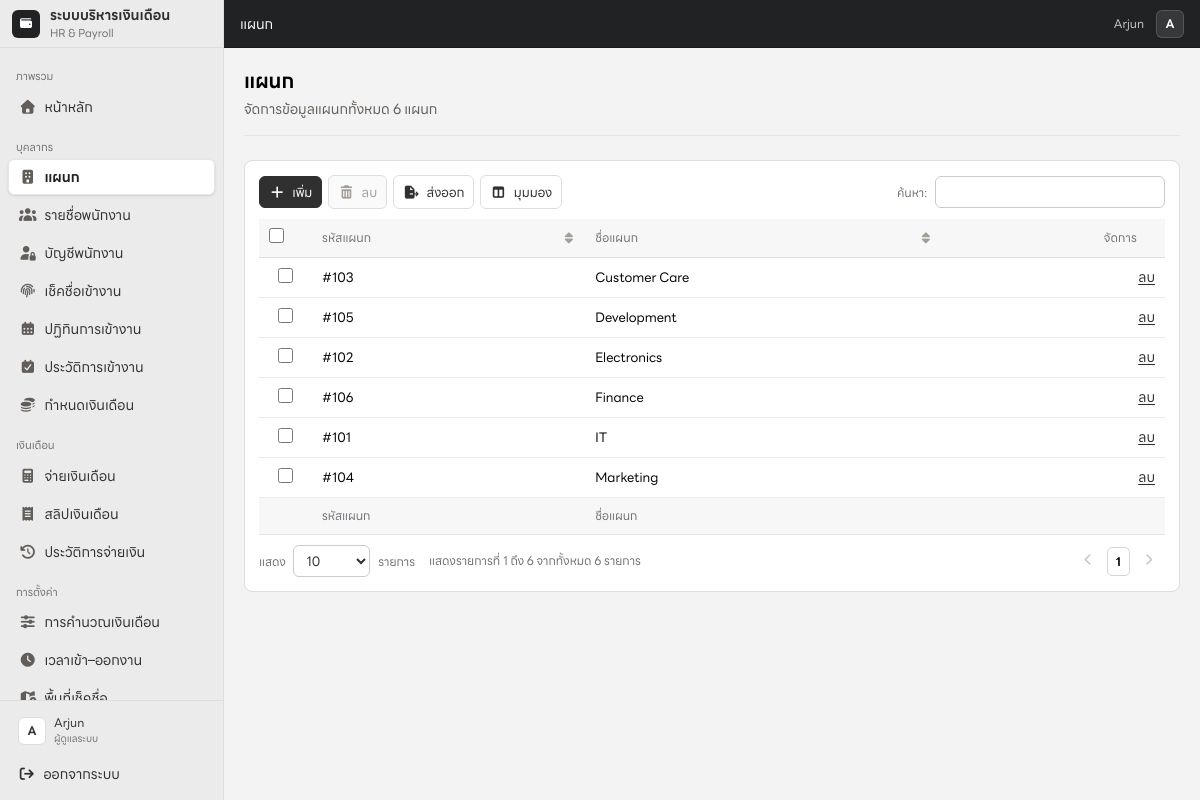
The page /department (signed in) on the database its author committed.
### tables this page shows
CREATE TABLE IF NOT EXISTS `department` (
  `Depart_id` int(11) NOT NULL,
  `Depart_name` varchar(45) DEFAULT NULL,
  PRIMARY KEY (`Depart_id`),
  UNIQUE KEY `Depart_name` (`Depart_name`)
);

### lib/auth.php (called while the page is built, shortened)
<?php
function authIsLoggedIn(): bool
{
    return isset($_SESSION['username']) && trim((string) $_SESSION['username']) !== '';
}
function authRole(): string
{
    return ($_SESSION['auth_role'] ?? 'admin') === 'employee' ? 'employee' : 'admin';
}
function authIsEmployee(): bool
{
    return authRole() === 'employee';
}
function authDisplayName(): string
{
    return trim((string) ($_SESSION['display_name'] ?? $_SESSION['username'] ?? 'ผู้ใช้งาน'));
}

### pages/department.php (the view, shortened to what this page needs)
<?php
$title = "แผนก - ระบบบริหารเงินเดือน";
require_once __DIR__ . '/../lib/db.php';
$query = "SELECT * FROM department";
$result = mysqli_query($connection, $query);
$departments = [];
while ($row = mysqli_fetch_assoc($result)) {
    $departments[] = $row;
}
?>
<div class="space-y-5 sm:space-y-6 min-w-0">
    <div class="flex flex-col gap-3 sm:flex-row sm:items-end sm:justify-between pb-4 border-b border-[#e6e6e6]">
        <div class="min-w-0">
            <h1 class="text-[22px] sm:text-[26px] font-bold text-[#000000] tracking-[-0.625px]">แผนก</h1>
            <p class="text-[14px] sm:text-[15px] text-[#615d59] mt-1">จัดการข้อมูลแผนกทั้งหมด <?= count($departments) ?> แผนก</p>
        </div>
    </div>
    <div class="hidden md:block bg-[#ffffff] rounded-[12px] border border-[#e6e6e6] overflow-hidden">
        <div class="min-w-0">
            <table class="js-data-table w-full text-left text-[15px] text-[#000000]" data-create-url="/department/add" data-export-name="ข้อมูลแผนก">
                <thead class="bg-[#f6f5f4] border-b border-[#e6e6e6]">
                    <tr>
                        <th scope="col" class="px-4 py-3 text-[12px] font-semibold tracking-[0.125px] text-[#615d59]">รหัสแผนก</th>
                        <th scope="col" class="px-4 py-3 text-[12px] font-semibold tracking-[0.125px] text-[#615d59]">ชื่อแผนก</th>
                        <th scope="col" class="px-4 py-3 text-[12px] font-semibold tracking-[0.125px] text-[#615d59] text-right">จัดการ</th>
                    </tr>
                </thead>
                <tbody class="divide-y divide-[#e6e6e6]">
                    <?php if ($departments): ?>
                        <?php foreach ($departments as $row): ?>
                            <tr class="hover:bg-[#f6f5f4] transition-colors">
                                <td class="px-4 py-3 font-medium">#<?= htmlspecialchars($row['Depart_id']) ?></td>
                                <td class="px-4 py-3"><?= htmlspecialchars($row['Depart_name']) ?></td>
                                <td class="px-4 py-3 text-right">
                                    <a href="/department/delete?id=<?= urlencode($row['Depart_id']) ?>" hx-boost="false" class="js-delete-link text-[#31302e] hover:text-red-600 font-medium text-[15px] underline underline-offset-2" data-record="<?= htmlspecialchars($row['Depart_name']) ?>">
                                        ลบ
                                    </a>
                                </td>
                            </tr>
                        <?php endforeach; ?>
                    <?php else: ?>
                        <tr>
                            <td colspan="3" class="px-4 py-8 text-center text-[#615d59]">ไม่พบข้อมูลแผนก</td>
                        </tr>
                    <?php endif; ?>
                </tbody>
            </table>
        </div>
    </div>
</div>

### index.php (shortened to what this page needs)
<?php
require_once __DIR__ . '/lib/auth.php';
$title = "ระบบบริหารเงินเดือนและบุคลากร";
$routes = [
    '/'                     => __DIR__ . '/pages/home.php',
    '/login'                => __DIR__ . '/pages/login.php',
    '/logout'               => __DIR__ . '/pages/logout.php',
    '/department'           => __DIR__ . '/pages/department.php',
    '/department/add'       => __DIR__ . '/pages/department_add.php',
    '/department/delete'    => __DIR__ . '/pages/department_delete.php',
    '/employee'             => __DIR__ . '/pages/employee.php',
    '/employee/add'         => __DIR__ . '/pages/employee_add.php',
    '/employee/update'      => __DIR__ . '/pages/employee_update.php',
    '/employee/delete'      => __DIR__ . '/pages/employee_delete.php',
    '/employee/setsalary'   => __DIR__ . '/pages/employee_setsalary.php',
    '/employee/payment'     => __DIR__ . '/pages/employee_payment.php',
    '/employee/payslip'     => __DIR__ . '/pages/employee_payslip.php',
    '/employee/payhistory'  => __DIR__ . '/pages/employee_payhistory.php',
    '/employee/accounts'    => __DIR__ . '/pages/employee_accounts.php',
    '/attendance'           => __DIR__ . '/pages/attendance.php',
    '/attendance/calendar'  => __DIR__ . '/pages/attendance_calendar.php',
    '/attendance/history'   => __DIR__ . '/pages/attendance_history.php',
    '/settings/payroll'     => __DIR__ . '/pages/payroll_settings.php',
    '/settings/attendance'  => __DIR__ . '/pages/attendance_settings.php',
    '/settings/attendance/location' => __DIR__ . '/pages/attendance_location_settings.php',
    '/admin/accounts'       => __DIR__ . '/pages/admin_accounts.php',
    '/admin/accounts/delete'=> __DIR__ . '/pages/admin_accounts_delete.php',
    '/admin/password'       => __DIR__ . '/pages/admin_password.php',
    '/me'                   => __DIR__ . '/pages/me.php',
    '/me/attendance'        => __DIR__ . '/pages/me_attendance.php',
    '/me/payhistory'        => __DIR__ . '/pages/me_payhistory.php',
    '/me/password'          => __DIR__ . '/pages/me_password.php',
];
$path = parse_url($_SERVER['REQUEST_URI'], PHP_URL_PATH);
$path = rtrim($path, '/');
foreach ($routes as $route => $file) {
    if ($path === $route) {
        require $file;
        $content = ob_get_clean();
        require __DIR__ . '/layouts/app.php';
        exit;
    }
}
require __DIR__ . '/pages/404.php';
$content = ob_get_clean();
require __DIR__ . '/layouts/app.php';

### layouts/app.php (shortened to what this page needs)
<?php
$pageLabel = trim(explode(' - ', $title ?? 'ระบบบริหารเงินเดือน')[0]);
$isEmployeePortal = authIsEmployee();
$currentUserName = authDisplayName();
$currentUserRole = $isEmployeePortal ? 'พนักงาน' : 'ผู้ดูแลระบบ';
?>
<!DOCTYPE html>
<html lang="th">
<head>
    <link href="https://cdn.jsdelivr.net/npm/chartist@1.5.0/dist/index.min.css" rel="stylesheet">
    <link rel="stylesheet" href="https://cdnjs.cloudflare.com/ajax/libs/font-awesome/7.3.1/css/all.min.css" />
    <link rel="stylesheet" href="/lib/admin.css">
</head>
<body class="bg-[#f6f5f4] text-[#000000] tracking-tight antialiased overflow-x-hidden">
    <?php if (isset($_SESSION['username']) && $path !== '/login'): ?>
        <div id="app-shell"
             class="flex min-h-screen max-w-full"
             hx-boost="true"
             hx-target="#app-content"
             hx-select="#app-content"
             hx-swap="outerHTML transition:true"
             hx-push-url="true"
             hx-sync="this:replace">
            <aside class="hidden lg:sticky lg:top-0 lg:flex lg:h-screen lg:w-56 lg:shrink-0 lg:self-start overflow-hidden bg-[#ebebeb] text-[#303030] flex-col border-r border-[#dedede]">
                <div class="h-12 px-3 flex items-center gap-2.5 border-b border-[#dedede]">
                    <div class="w-7 h-7 rounded-md bg-[#202223] text-white flex items-center justify-center text-xs"><i class="fa-solid fa-wallet" aria-hidden="true"></i></div>
                    <div class="min-w-0"><h1 class="text-sm font-semibold truncate">ระบบบริหารเงินเดือน</h1><p class="text-[11px] text-[#6d7175] truncate">HR & Payroll</p></div>
                </div>
                <nav class="flex-1 px-2 py-2 overflow-y-auto" aria-label="เมนูหลัก">
                    <?php $currentSection = null; foreach ($navigation as $item): ?>
                        <?php if ($item['section'] !== $currentSection): $currentSection = $item['section']; ?><p class="px-2 pt-3 pb-1 text-[11px] font-medium text-[#6d7175]"><?= htmlspecialchars($currentSection) ?></p><?php endif; ?>
                        <a href="<?= $item['href'] ?>" data-app-nav class="mb-0.5 flex items-center gap-2 min-h-9 px-2.5 py-1.5 rounded-md text-sm <?= $item['active'] ? 'bg-white text-[#202223] font-medium border border-[#dedede] shadow-sm' : 'text-[#303030] hover:bg-[#f5f5f5] transition-colors border border-transparent' ?>" <?= $item['active'] ? 'aria-current="page"' : '' ?>>
                            <i class="fa-solid <?= $item['icon'] ?> w-4 text-center text-[#615d59]" aria-hidden="true"></i>
                            <span><?= $item['label'] ?></span>
                        </a>
                    <?php endforeach; ?>
                </nav>
                <div class="p-2 border-t border-[#dedede]">
                    <div class="mb-1 flex items-center gap-2 px-2.5 py-1.5 min-w-0"><div class="w-7 h-7 shrink-0 rounded-md bg-white border border-[#dedede] flex items-center justify-center text-xs font-semibold"><?= htmlspecialchars(mb_strtoupper(mb_substr($currentUserName, 0, 1, 'UTF-8'), 'UTF-8')) ?></div><div class="min-w-0"><p class="text-xs font-medium truncate"><?= htmlspecialchars($currentUserName) ?></p><p class="text-[10px] text-[#6d7175]"><?= $currentUserRole ?></p></div></div>
                    <a href="/logout" hx-boost="false" class="flex items-center gap-2 min-h-9 px-2.5 py-1.5 text-[#303030] hover:bg-[#f5f5f5] text-sm rounded-md transition-colors">
                        <i class="fa-solid fa-arrow-right-from-bracket w-4 text-center" aria-hidden="true"></i>
                        <span>ออกจากระบบ</span>
                    </a>
                </div>
            </aside>
            <main class="flex-1 min-w-0 min-h-screen flex flex-col bg-[#f3f3f3]">
                <header class="sticky top-0 z-30 h-12 bg-[#202223] text-white border-b border-black/20 px-3 lg:px-4 flex items-center gap-3 min-w-0">
                    <h1 id="mobilePageTitle" class="flex-1 min-w-0 text-sm font-medium truncate"><?= htmlspecialchars($pageLabel) ?></h1>
                    <span class="hidden sm:inline text-xs text-[#c9cccf] truncate max-w-40"><?= htmlspecialchars($currentUserName) ?></span>
                    <div class="w-7 h-7 shrink-0 rounded-md bg-white/10 border border-white/15 text-white flex items-center justify-center text-xs font-semibold" title="<?= htmlspecialchars($currentUserName) ?>">
                        <?= htmlspecialchars(mb_strtoupper(mb_substr($currentUserName, 0, 1, 'UTF-8'), 'UTF-8')) ?>
                    </div>
                </header>
                <div id="app-content" data-page-title="<?= htmlspecialchars($title ?? 'ระบบบริหารเงินเดือนและบุคลากร') ?>" tabindex="-1" class="flex-1 min-w-0 w-full p-4 lg:p-5">
                    <?= $content ?>
                </div>
            </main>
        </div>
    <?php endif; ?>
</body>
</html>

### layouts/app.php (style rules this page uses)
body { font-family: 'LINESeedSansTH', ui-sans-serif, system-ui, -apple-system, BlinkMacSystemFont, 'Segoe UI', Roboto, 'Helvetica Neue', Arial, sans-serif !important; }
table.dataTable { width: 100% !important; margin: 0 !important; border-collapse: collapse !important; }
table.dataTable thead th, table.dataTable tfoot th { position: relative; padding: 12px 32px 12px 14px !important; border-top: 0 !important; border-bottom: 1px solid #d7d5d2 !important; background: #f6f5f4; color: #31302e; font-size: 13px; font-weight: 700; white-space: nowrap; }
table.dataTable tbody td { padding: 11px 14px !important; border-bottom: 1px solid #e6e6e6 !important; background: #ffffff; vertical-align: middle; }
table.dataTable thead th.sorting::after, table.dataTable thead th.sorting_asc::after, table.dataTable thead th.sorting_desc::after { position: absolute; right: 12px; top: 50%; transform: translateY(-50%); color: #a39e98; font-family: "Font Awesome 7 Free"; font-size: 11px; font-weight: 900; content: "\f0dc"; }
#app-content { transition: opacity .16s ease, transform .16s ease; }

### rows shown on the page
department: Depart_id "103", Depart_name "Customer Care"
department: Depart_id "105", Depart_name "Development"
department: Depart_id "102", Depart_name "Electronics"
department: Depart_id "106", Depart_name "Finance"
department: Depart_id "101", Depart_name "IT"
department: Depart_id "104", Depart_name "Marketing"

### other values the page prints
$currentSection "ภาพรวม"
$item['label'] "หน้าหลัก"
$currentSection "บุคลากร"
$item['label'] "แผนก"
$item['label'] "รายชื่อพนักงาน"
$item['label'] "บัญชีพนักงาน"
$item['label'] "เช็คชื่อเข้างาน"
$item['label'] "ปฏิทินการเข้างาน"
$item['label'] "ประวัติการเข้างาน"
$item['label'] "กำหนดเงินเดือน"
$currentSection "เงินเดือน"
$item['label'] "จ่ายเงินเดือน"
$item['label'] "สลิปเงินเดือน"
$item['label'] "ประวัติการจ่ายเงิน"
$currentSection "การตั้งค่า"
